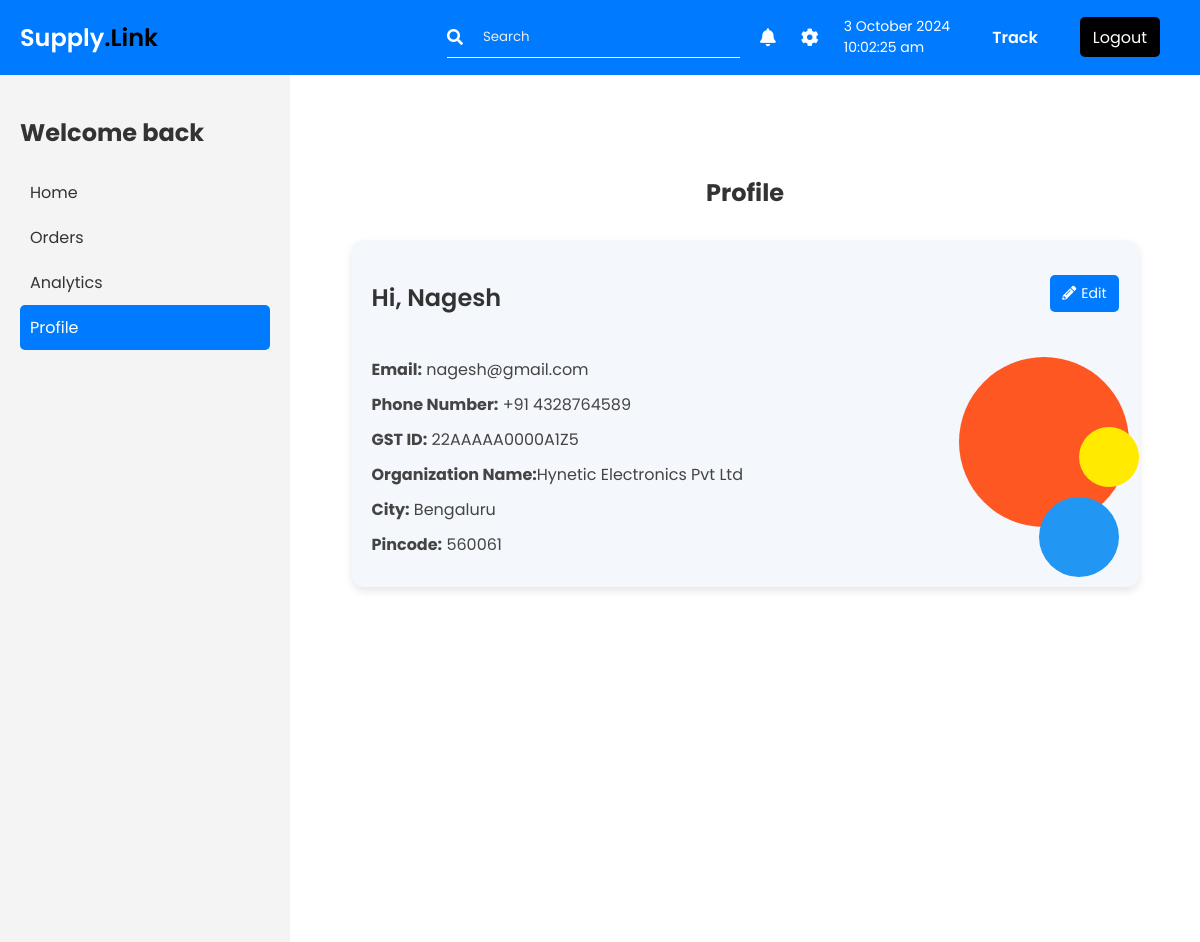
/retailer/ (signed in), run on the app's committed database.
### authuser/models.py (models this page shows)
class AuthUser(models.Model):
    ROLE_CHOICES = [
        ('manufacturer', 'manufacturer'),
        ('distributor', 'distributor'),
        ('retailer', 'retailer'),
        ('admin', 'admin'),
    ]
    uid = models.AutoField(primary_key=True)  # Auto-incrementing primary key
    fullname = models.CharField(max_length=50)
    username = models.CharField(max_length=50, unique=True)
    phone = models.IntegerField()
    password = models.CharField(max_length=100)
    gstid = models.CharField(max_length=100)
    role = models.CharField(max_length=15, choices=ROLE_CHOICES)
    company_name = models.CharField(max_length=20, default='')
    city = models.CharField(max_length=20, default='')
    pincode = models.CharField(max_length=6, default='')

### retailer/views.py (the view)
# urls.py: path('retailer/', views.retailerview, name='retailer_view'),
def retailerview(request):
    uid = request.session.get('user_id')
    userdata = AuthUser.objects.get(uid = uid)
    retailer_order = Order.objects.filter(
        retailer = userdata,
        status__in=['pending', 'dispatched', 'on move'],
    )
    context = {
        "currentuser": request.session.get("user_data"),
        'userid': request.session.get('user_id'),
        'userdata4': userdata,
        'orders': retailer_order, # Add filtered orders to the context
    }
    return render(request, 'retailer/retailer.html', context)

### templates/retailer/retailer.html (shortened to what this page needs)
{% extends 'authuser/admin-dashboard.html' %}
{% load static %}
{% block sidebar %}
<ul>
  <ul>
    <h2>Welcome back</h2>
    <li id="home-tab" class="home" data-target="home">Home</li>
    <li id="current-orders-tab" data-target="orders-tab">Orders</li>
    <li id="analytics-tab" data-target="analytics">Analytics</li>
    <li id="retailer-info-tab" class="active" data-target="retailer-id">Profile</li>
  </ul>
  {% endblock %}
  {% block main-content %}
  <section id="retailer-id" class="section active">
    <h2>Profile</h2>
    <div class="form-container">
      <div class="profile-header">
        <h2>Hi, {{currentuser}}</h2>
        <button class="profile-edit-btn"><i class="fas fa-pencil-alt"></i> Edit</button>
      </div>
      <div class="profile-content">
        <div class="profile-details">
          <p><strong>Email:</strong> {{userdata4.username}}</p>
          <p><strong>Phone Number:</strong> +91 {{userdata4.phone}}</p>
          <p><strong>GST ID:</strong> {{userdata4.gstid}}</p>
          <p><strong>Organization Name:</strong>{{userdata4.company_name}}</p>
          <p><strong>City:</strong> {{userdata4.city}}</p>
          <p><strong>Pincode:</strong> {{userdata4.pincode}}</p>
        </div>
        <div class="profile-side-elements">
          <div class="shape-1"></div>
          <div class="shape-2"></div>
          <div class="shape-3"></div>
        </div>
      </div>
    </div>
  </section>
  {% endblock %}

### static/css/admin-dashboard.css (style rules this page uses)
* { font-family: 'Poppins', sans-serif; }
body { font-family: "Poppins", sans-serif; margin: 0; padding: 0; color: #333; }
.section.active h2 { display: flex; justify-content: center; align-items: center; padding-bottom: 10px; }
.sidebar ul { list-style: none; padding: 0; }
.sidebar li { padding: 10px; cursor: pointer; font-size: 16px; color: #333; }
.sidebar li.active { background-color: #007bff; color: #fff; border-radius: 5px; }
.section { display: none; }
.section.active { display: block; }
.form-container { max-width: 500px; width: 100%; }
.form-container h2 { margin-top: 20px; margin-bottom: 2px; color: black; font-weight: 600; }
.form-container p { font-size: 14px; }
.form-container { background: #f4f7fc; padding: 20px; border-radius: 12px; box-shadow: 0 4px 8px rgba(0, 0, 0, 0.1); max-width: 90%; margin: auto; position: relative; }
.profile-header { display: flex; justify-content: space-between; align-items: center; margin-bottom: 20px; }
.profile-header h2 { font-family: "Poppins", sans-serif; font-size: 24px; font-weight: 600; color: #333; }
.profile-edit-btn { background: #007bff; color: white; font-family: "Poppins", sans-serif; border: none; border-radius: 5px; padding: 8px 12px; cursor: pointer; display: flex; align-items: center; font-size: 14px; }
.profile-edit-btn i { margin-right: 5px; }
.profile-content { display: flex; justify-content: space-between; align-items: flex-start; }
.profile-details { width: 70%; }
.profile-details p { font-family: "Poppins", sans-serif; font-size: 16px; color: #444; margin: 10px 0; }
.profile-side-elements { width: 30%; position: relative; }
.shape-1, .shape-2, .shape-3 { position: absolute; border-radius: 50%; }
.shape-1 { width: 170px; height: 170px; background-color: #ff5722; top: 10px; right: -10px; }
.shape-2 { width: 60px; height: 60px; background-color: #ffea00; top: 80px; right: -20px; }
.shape-3 { width: 80px; height: 80px; background-color: #2196f3; top: 150px; right: 0; }
.section { padding: 20px; }

### data on the page
AuthUser: fullname "Nagesh", username "nagesh@gmail.com", phone "4328764589", gstid "22AAAAA0000A1Z5", company_name "Hynetic Electronics Pvt Ltd", city "Bengaluru", pincode "560061"
